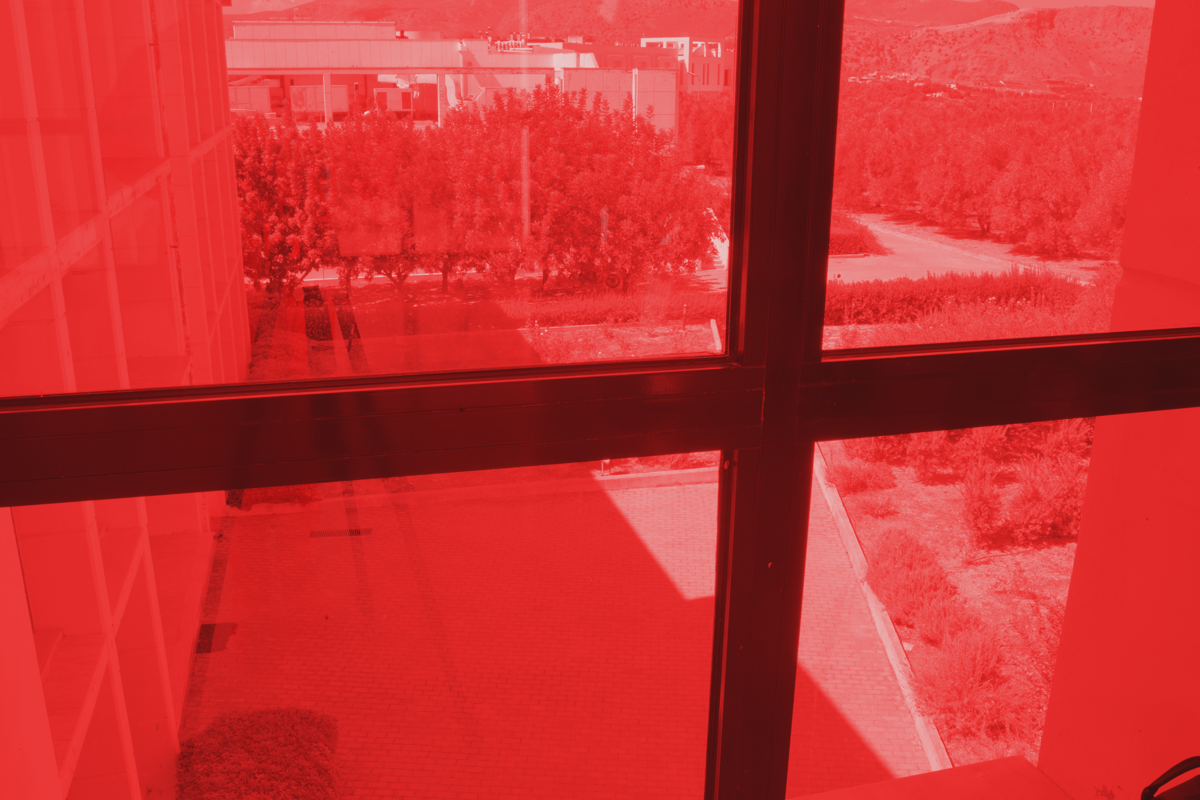
%> input picture input_test_pairs/forth4.png, 1200 x 800 px
$ octave Gen_Result.m   (GNU Octave 9; MATLAB toolbox functions it lacks are replaced by stand-ins)
%> lines starting %> are read from the running program, lines starting %| are printed output that depends on the picture
clearvars;close all;
savepath     =   './results/';
%% Select the fused luminance channel output of DeepFuse
[FileName,PathName] = uigetfile('*.png','Select the DeepFuse output',...
'E:\DeepHDR\codes\Unsupervised\3_images_05_aug\results\old_expt_1\lum_images\');
%> the answer given: input_test_pairs/forth4.png
fused_l     =   imread(fullfile(PathName, FileName));
%> fused_l is the input picture: size 800x1200x3 uint8; mean R, G, B 200, 49.6, 49.6
% change the range from 0-255 to 16-235
J0   =   im2double(fused_l);
J = imadjust(J0);
L1 = J.*235 + (1-J).*16;

%% Select the input images
[FileName1,PathName1] = uigetfile('*.jpg; *.png; *.tif','Select UE image',...
'/home/lokesh/ram/DeepFuse/iccv/DeepFuse/input_color_images/2Imgs_new/');
%> the answer given: input_test_pairs/montsaint.png
im1         = imread(fullfile(PathName1, FileName1));
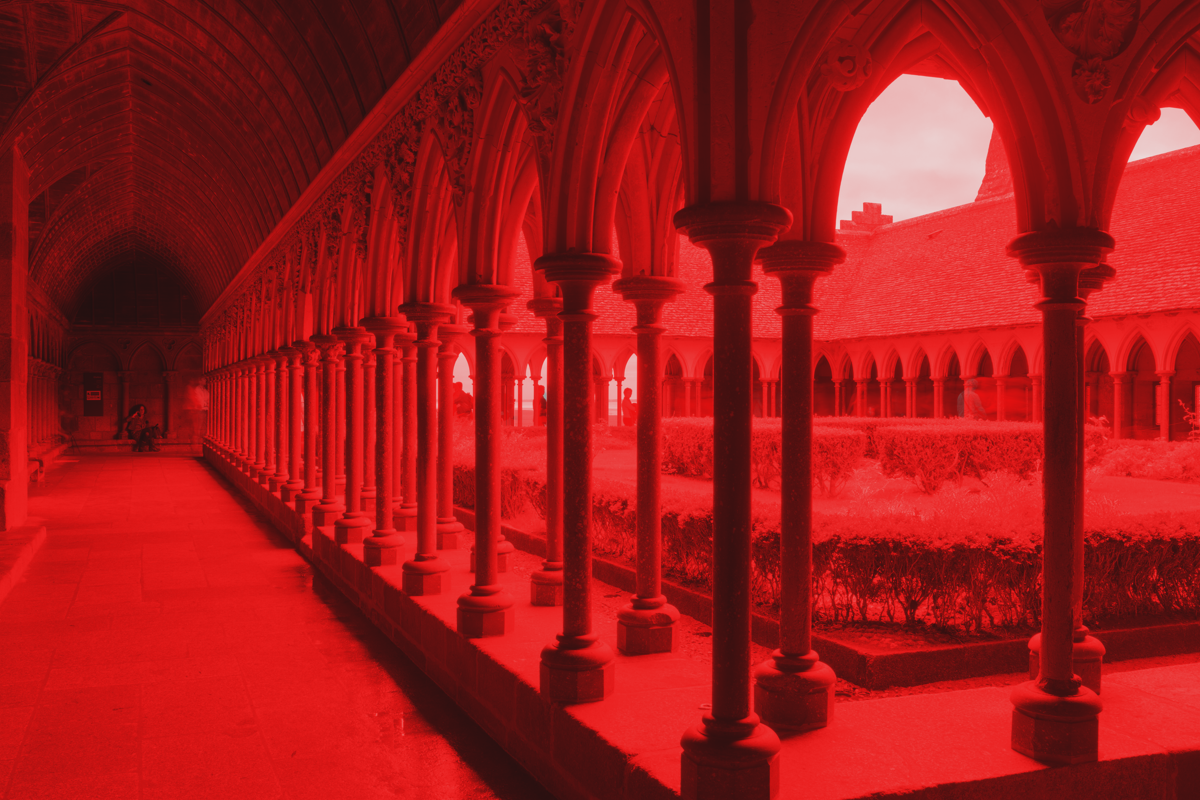
%> input picture input_test_pairs/montsaint.png, 1200 x 800 px
%> im1 is the input picture: size 800x1200x3 uint8; mean R, G, B 156.7, 26.3, 26.3
I(:,:,:,1)  = imresize(im1, [size(L1, 1) size(L1, 2)]);
I1(:,:,:,1) = rgb2ycbcr(I(:,:,:,1));
%> I1: size 800x1200x3 uint8; mean of channels 1, 2, 3 72.1, 108.7, 185.3

[FileName3, PathName3] = uigetfile('*.jpg; *.png; *.tif','Select OE image',...
PathName1);
%> the answer given: input_test_pairs/montsaint.png
im3         = imread(fullfile(PathName3, FileName3));
I(:,:,:,2)  = imresize(im3, [size(L1, 1) size(L1, 2)]);
I1(:,:,:,2) = rgb2ycbcr(I(:,:,:,2));

% Generate Chrominance part
CG = size(I,3);                                              %Number of channels
%> CG = 3
NumberOfImages = size(I,4);                                  %Number of images
%> NumberOfImages = 2
% Cast to double precision
I1 = double(I1);
% Preallocate
xH = zeros(size(I1,1),size(I1,2),NumberOfImages);
yH = xH;
I_Cb = xH;
I_Cr = xH;
for i = 1:NumberOfImages
    if CG == 3,
        I_Cb(:,:,i) = I1(:,:,2,i);                         % Store Cb Chrominance
        I_Cr(:,:,i) = I1(:,:,3,i);                         % Store Cr Chrominance
    end
end
% Get the fused Chrominance components by weighted sum
if CG == 3,
    I_Cb128 = abs(double(I_Cb)-128);
    I_Cr128 = abs(double(I_Cr)-128);
    I_CbNew = sum((I_Cb.*I_Cb128)./repmat(sum(I_Cb128,3),[1 1 NumberOfImages]),3);
    I_CrNew = sum((I_Cr.*I_Cr128)./repmat(sum(I_Cr128,3),[1 1 NumberOfImages]),3);
    I_CbNew(isnan(I_CbNew)) = 128;
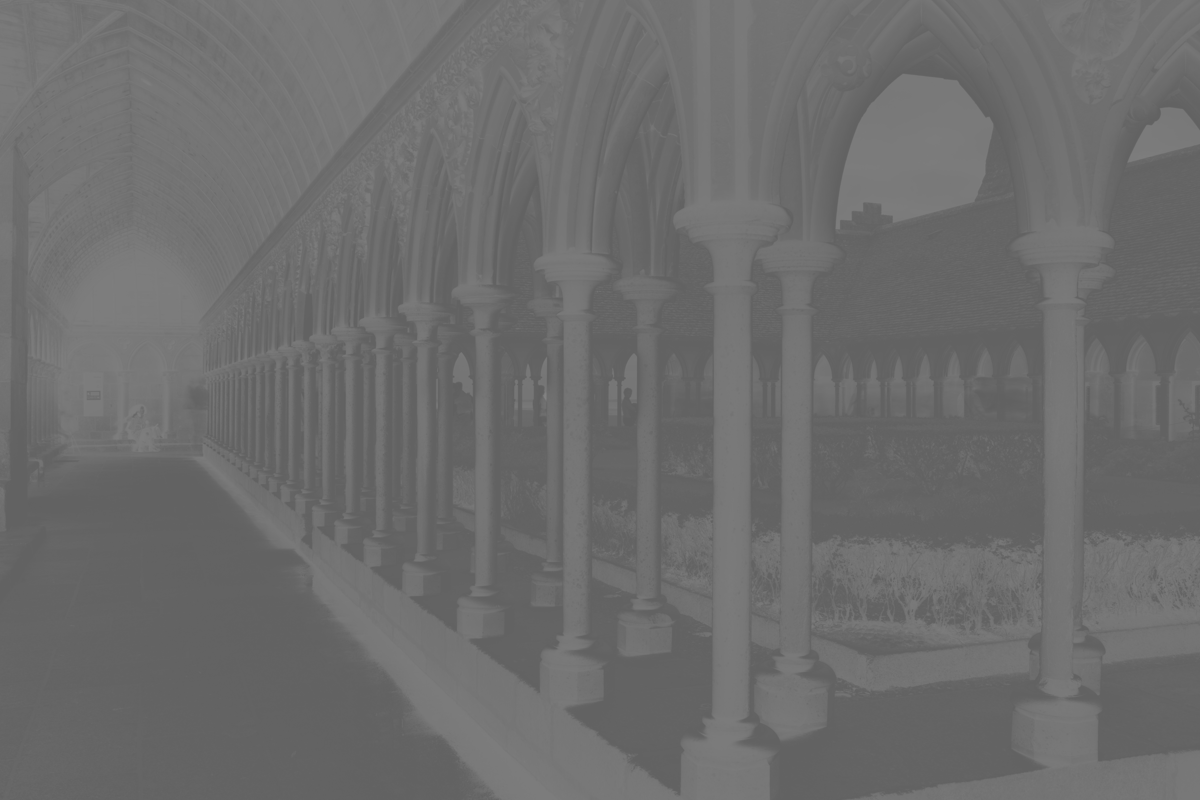
%> I_CbNew: size 800x1200 double; min 96, max 130, mean 108.7
    I_CrNew(isnan(I_CrNew)) = 128;
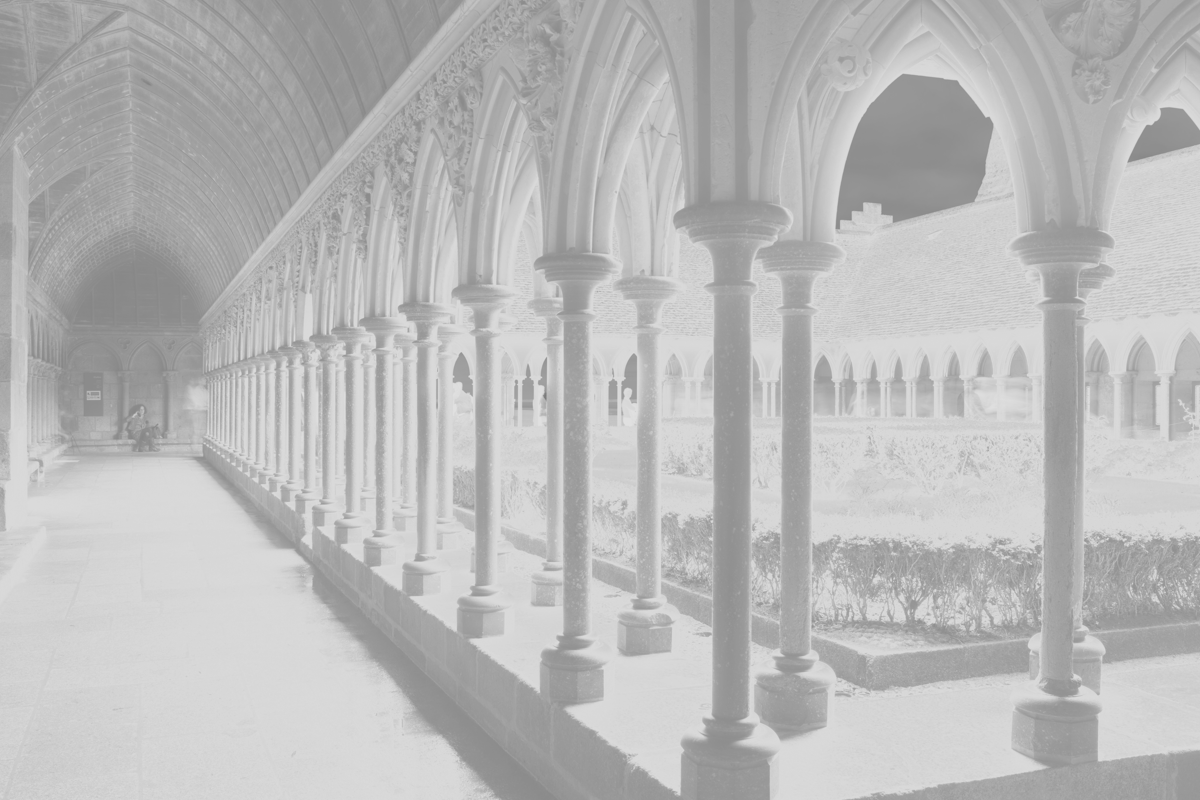
%> I_CrNew: size 800x1200 double; min 122, max 224, mean 185.3
end
% Fuse luminance and chrominance part
K1 = L1;
K1(:,:,2) = I_CbNew;
K1(:,:,3) = I_CrNew;
K2 = ycbcr2rgb(uint8(K1));
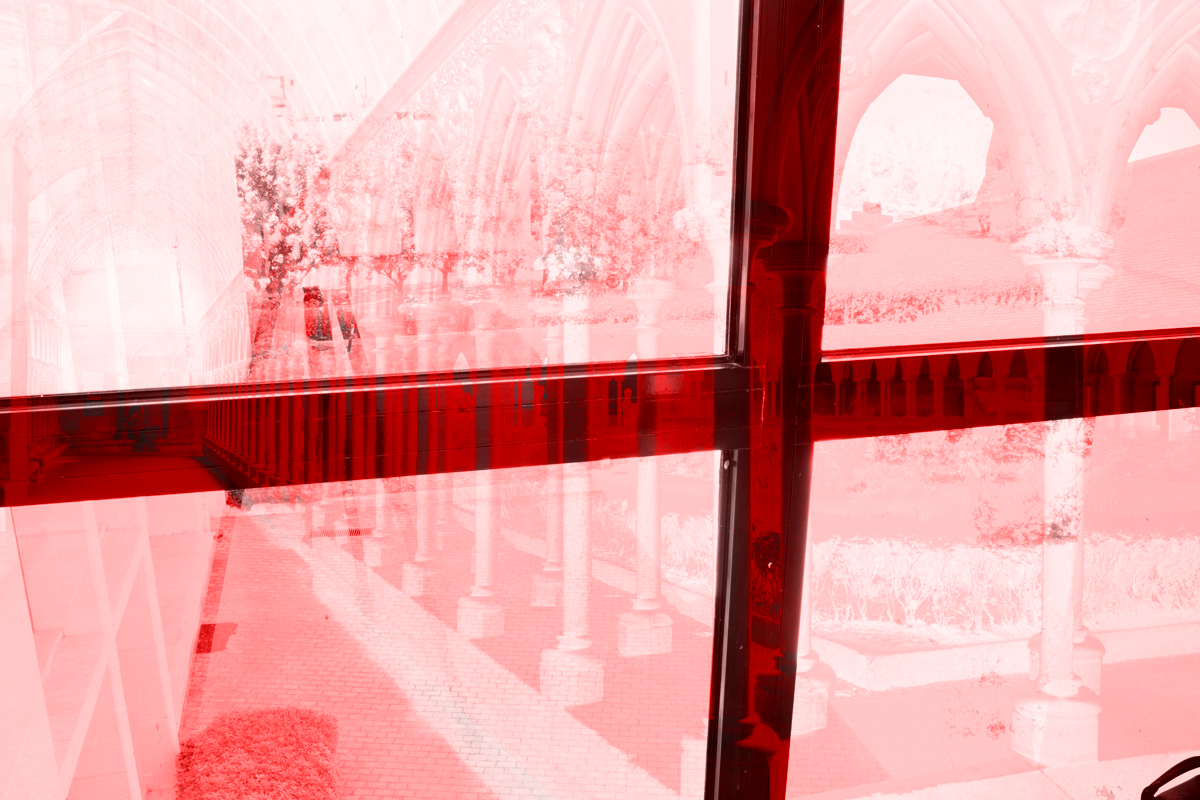
%> K2: size 800x1200x3 uint8; mean R, G, B 229.7, 164.1, 164.2
%%
figure;
subplot 131; imshow(im1,[]); title('Underexposed image');
subplot 132; imshow(im3,[]); title('Overexposure image');
subplot 133; imshow(K2,[]);  title('Fused result');
%% Save result
stop = 0;
%> (the run ends here)
